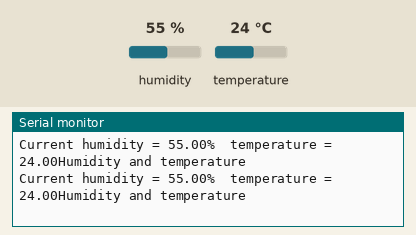
This sketch was run on a simulated ESP8266 (NodeMCU). Parts: the last lines printed to the serial monitor. Inputs (shaded band) come from the test bench; at power-on: humidity 55 %, temperature 24 °C. WiFi joins after 1.5 s; servers stay silent unless stated.

Above: at 3.0 s.
3.1 s: humidity set to 22 %
At 3.99 s:
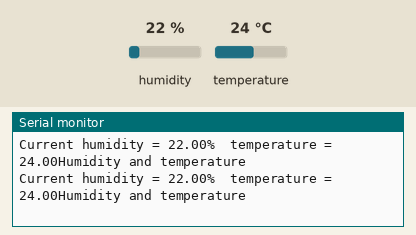
9.1 s: temperature set to 12 °C
At 9.12 s:
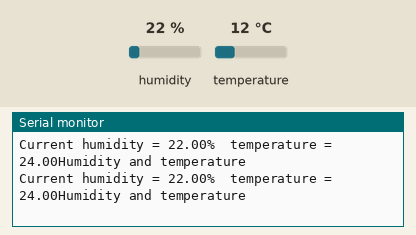
15.1 s: humidity set to 40 %
At 15.19 s:
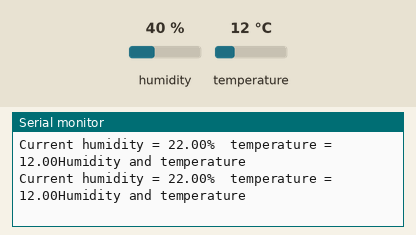
Timing chart, 0 to 18.1 s (numbered marks = the images above; inputs shaded):
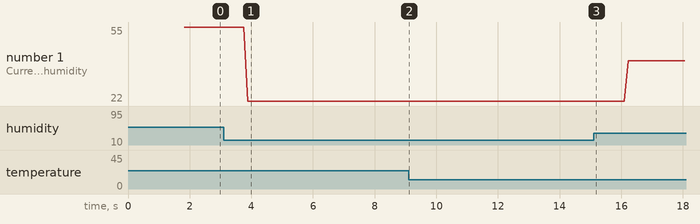

Measured:
- after the input at 3.1 s, the serial monitor: prints a new line after 0.78 s (image 1)
- plotted number 1: 55 → 22 after the input at 3.1 s, 22 → 40 after the input at 15.1 s

The sketch:

nodemcu_to_blynk.ino
```cpp
#define BLYNK_PRINT Serial


#include <ESP8266WiFi.h>
#include <BlynkSimpleEsp8266.h>
#include "DHT.h"           // including the library of DHT11 temperature and humidity sensor
#define DHTTYPE DHT11      // DHT 11

#define dht_dpin D2
DHT dht(dht_dpin, DHTTYPE);
char auth[] = "c7tOfzkHH7earHV6p8eo6s_McbuFWaVZ";            // You should get Auth Token in the Blynk App.
                                           // Go to the Project Settings (nut icon).

char ssid[] = "DESKTOP-BH29T2M 1472";    // Your WiFi credentials.
char pass[] = "T74j91@2";  // Set password to "" for open networks.
float t;                                   // Declare the variables
float h;


void setup()
{
    Serial.begin(115200);// Debug console
    Blynk.begin(auth, ssid, pass);
    dht.begin();

}

void sensor()
{

  float h = dht.readHumidity();
  float t = dht.readTemperature();
  Serial.println("Humidity and temperature\n\n");
  Serial.print("Current humidity = ");
  Serial.print(h);
  Serial.print("%  ");
  Serial.print("temperature = ");
  Serial.print(t);
  Blynk.virtualWrite(V0, t);
  Blynk.virtualWrite(V1, h);

}

void loop()
{
  sensor();
  Blynk.run();
  delay(100);
}
```
